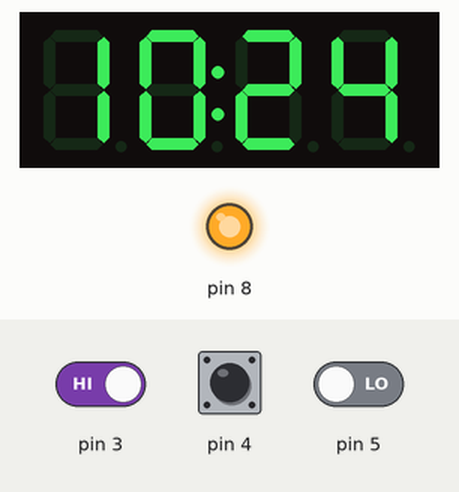
Simulated run of this sketch. Board: Arduino Uno, built with avr-gcc and run on an emulated ATmega328P. On the bench: 4-digit seven-segment display, output pins drawn as LEDs (lit = HIGH). The inputs (shaded band) are chosen by the test bench; at power-on: pin 3 HIGH, pin 4 HIGH, pin 5 LOW. WiFi joins after 1.5 s; servers stay silent unless stated; the local clock reads 2024-03-15 10:24:30 at power-on unless the sketch sets it.

Above: at 2.7 s.
2.8 s: pin 3 driven LOW
At 4.9 s:
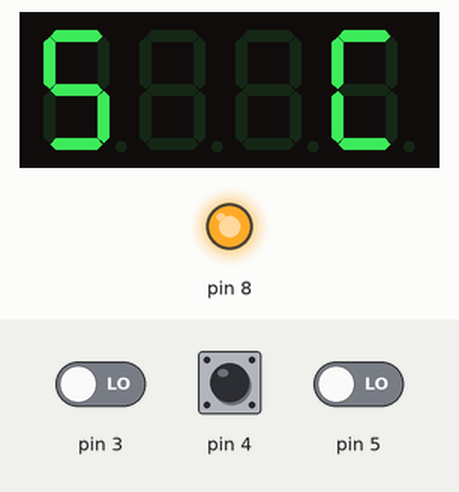
At 14.6 s:
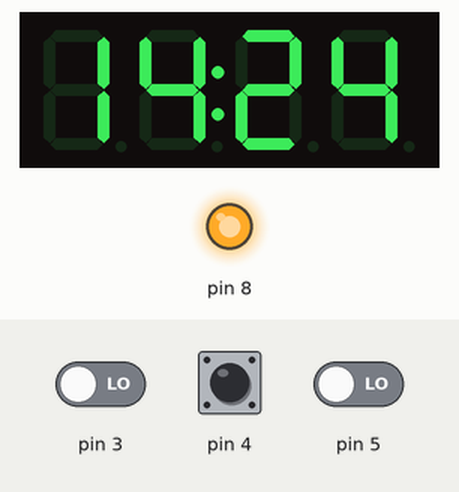
Timing chart, 0 to 15.3 s (numbered marks = the images above; inputs shaded):
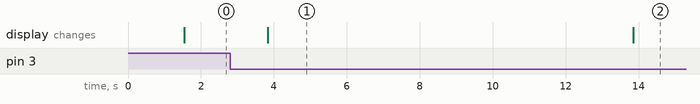

The sketch:

NTP.ino
```cpp
/*
 Звонилка
*/

#include <SPI.h>
#include <Ethernet.h>
#include <EthernetUdp.h>
#include <Wire.h>
#include <DS3231.h>
#include "TM1637.h"
//#include "LowPower.h"

byte mac[] = {0x00, 0xAA, 0xBB, 0xCC, 0xDE, 0x07};
IPAddress ip(192, 168, 0, 177);
IPAddress subnet(192, 168, 0, 177);
IPAddress gateway(192, 168, 0, 177);

int syncTime[] = {10, 0, 3}; // время обновления времени(wtf?) 10:00;  1 - mon, 2 - tue, 3 - wed, 4 - thu, 5 - fri, 6 - sat, 7 - sun

int timeTable[28][2] = { // обычное расписание
  {23, 25}, {23, 26}, {23, 27}, {23, 28}, {10, 20}, {11, 5}, {11, 10},
  {11, 55}, {12, 25}, {13, 10}, {13, 15}, {14, 0}, {14, 15}, {15, 0},
  {15, 5}, {15, 50}, {16, 5}, {16, 50}, {16, 55}, {17, 40}, {17, 50},
  {18, 35}, {18, 40}, {19, 25}, {19, 30}, {20, 15}, {20, 20}, {21, 5}
};

int shortTimeTable[28][2] = { // субботнее расписание
  {8, 30}, {9, 15}, {9, 20}, {10, 5}, {10, 15}, {11, 0}, {11, 5},
  {11, 50}, {12, 20}, {13, 5}, {13, 10}, {13, 55}, {14, 5}, {14, 50},
  {14, 55}, {15, 40}, {15, 50}, {16, 35}, {16, 40}, {17, 25}, {17, 35},
  {18, 20}, {18, 25}, {19, 10}, {19, 15}, {20, 0}, {20, 5}, {20, 50}
};

int celebrationTimeTable[14][2] = { // расписание с часовыми парами
  {8, 30}, {9, 30}, {9, 40}, {10, 40}, {10, 50}, {11, 50}, {12, 0},
  {13, 0}, {13, 10}, {14, 10}, {14, 20}, {15, 20}, {15, 30}, {16, 30}
};

char weekDay[][4] = {"Not", "Mon", "Tue", "Wed", "Thu", "Fri", "Sat", "Sun"};

unsigned int localPort = 8911; // порт для прослушивания входящих udp-пакетов
char timeServer[] = {132,63,97,4}; // адрес NTP-сервера {192, 168, 0, 1} или домен "time.nist.gov"
const int NTP_PACKET_SIZE = 48;
const long timeZone = 18000L; // timeZone = (+5) * 3600

byte packetBuffer[NTP_PACKET_SIZE]; // буфер для хранения входящих и исходящих пакетов
boolean button; // состояние кнопки

EthernetUDP Udp;
TM1637 tm1637(6, 7);
DS3231 clock;
RTCDateTime dt;

void rasp3() {
    for(int i=0; i<=13; i++) {
        if(dt.hour == celebrationTimeTable[i][0] && dt.minute == celebrationTimeTable[0][i]) {
            relay();
        }
    }
}

void rasp2() {
    for(int i=0; i<=27; i++) {
        if(dt.hour == shortTimeTable[i][0] && dt.minute == shortTimeTable[0][i]) {
            relay();
        }
    }
}

void rasp1() {
  for(int i=0; i<=27; i++) {
    if(dt.hour == timeTable[i][0] && dt.minute == timeTable[0][i]) {
        relay();
    }
  }
}

void setup() {
      tm1637.init();
      tm1637.set(5); // яркость дисплея
      clock.begin(); // инициализация часов ds3231
      Serial.begin(9600); // инициализация последовательного порта на скорости 9600бод. Включен для отладки
      Ethernet.begin(mac); // инициализация ethernet-модуля(ip, mac, subnet, gateway)
      Udp.begin(localPort); // инициализация порта для прослушивания
      attachInterrupt(1, fl, FALLING); // включение прерывания для кнопки
      pinMode(4, INPUT); // подключение переключателя режимов стандартные пары/часовые пары
      pinMode(5, INPUT);
      pinMode(8, OUTPUT);
      digitalWrite(8, 1);
      pinMode(3, INPUT); // подключение кнопки
}

void fl() {
    button = 1;
}

void relay() {
      tm1637.point(POINT_OFF);
      tm1637.display(0, 11); // b
      tm1637.display(1, 14); // E
      tm1637.display(2, 27); // L
      tm1637.display(3, 27); // L
      digitalWrite(8, LOW);
      delay(5000);
      digitalWrite(8, HIGH);
      tm1637.clearDisplay();
      tm1637.point(POINT_ON);
      tm1637.display(0, dt.hour/10);
      tm1637.display(1, dt.hour%10);
      tm1637.display(2, dt.minute/10);
      tm1637.display(3, dt.minute%10);
      delay(60000 - (dt.second * 1000));
}

void clockT() {
      tm1637.point(POINT_ON);
      // часы
      tm1637.display(0, dt.hour/10);
      tm1637.display(1, dt.hour%10);
      // секунды
      tm1637.display(2, dt.minute/10);
      tm1637.display(3, dt.minute%10);
}

void loop() {
    dt = clock.getDateTime();
    clockT(); // отрисовка времени
    bool button3 = digitalRead(5); // чтение состояния переключателя(звонки в воскресенье)
    bool button2 = digitalRead(4); // чтение состояния переключателя(стандартные пары/часовые пары)
    if(dt.dayOfWeek < 6 && button2 == 0) {
      rasp1();
    }
    if(dt.dayOfWeek == 6 && button2 == 0){
      rasp2();
    }
    if(dt.dayOfWeek != 7 && button2 == 1) {
      rasp3();
    }
    if (dt.dayOfWeek == 7 && button3 == 1) {
      rasp2();
    }
    ntpu();
}

void ntpu() {
    if(dt.hour == syncTime[0] && dt.minute == syncTime[1] && dt.dayOfWeek == syncTime[2] || button ) { // отправляем запрос на обновление в среду в 10:00 или по нажатию на кнопку
        button = 0;
        ntps(timeServer); // отправка NTP-запроса на сервер
        delay(1000);// подождём ответа
        if (Udp.parsePacket()) { // Получили пакет, читаем данные
            // индикация синхронизации
            tm1637.point(POINT_OFF);
            tm1637.display(0, 5); // S
            tm1637.display(1,25); // Y
            tm1637.display(2,26); // N
            tm1637.display(3,12); // C
            Udp.read(packetBuffer, NTP_PACKET_SIZE);
            // отметка времени начинается в 40-ом байте полученного пакета
            unsigned long highWord = word(packetBuffer[40], packetBuffer[41]);
            unsigned long lowWord = word(packetBuffer[42], packetBuffer[43]);
            unsigned long secsSince1900 = highWord << 16 | lowWord;
            const unsigned long seventyYears = 2208988800UL;
            unsigned long epoch = secsSince1900 - seventyYears + timeZone;
            clock.setDateTime(epoch-3600); // записываем время в часы
        }
        else {
            tm1637.clearDisplay();
            tm1637.point(POINT_OFF);
            tm1637.display(0, 14); // E
            tm1637.display(1, 19); // r
            tm1637.display(2, 19); // r
        }
        delay(10000);
    }
}

void ntps(char* address) {
      memset(packetBuffer, 0, NTP_PACKET_SIZE);
      packetBuffer[0] = 0b11100011;   // индикатор перехода(Alarm condition, clock not synchronized)- 2 бита, версия NTP- 3 бита, режим работы(Server)- 3 бита
      packetBuffer[1] = 0;     // Stratum, or type of clock
      packetBuffer[2] = 6;     // Интервал опроса
      packetBuffer[3] = 0xEC;  // Точность
      // 8 bytes of zero for Root Delay & Root Dispersion
      packetBuffer[12]  = 49;
      packetBuffer[13]  = 0x4E;
      packetBuffer[14]  = 49;
      packetBuffer[15]  = 52;
      Udp.beginPacket(address, 123);
      Udp.write(packetBuffer, NTP_PACKET_SIZE);
      Udp.endPacket();
}
```

Measured:
- after the input at 2.8 s, the display: changes after 1.0 s (image 1)
- what the display in image 1 shows lasts 10.1 s, from 3.8 s to 13.9 s
